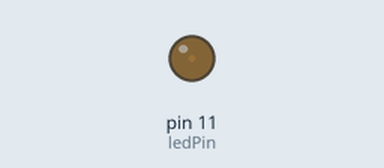
The sketch below on a simulated Arduino Uno, built with avr-gcc and run on an emulated ATmega328P. Shown: output pins drawn as LEDs (lit = HIGH).

Above: at 0.05 s.
At 0.95 s:
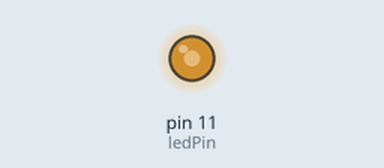
At 1.4 s:
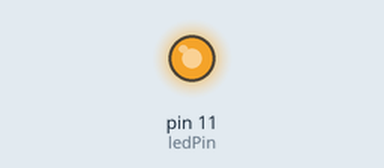
At 2.75 s:
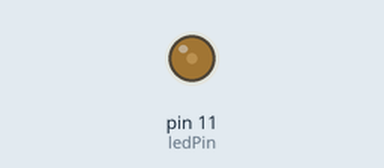
Timing chart, 0 to 7.0 s (numbered marks = the images above):
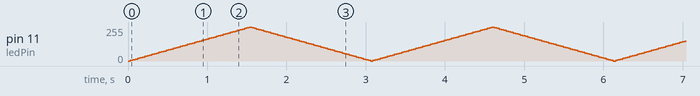

The sketch:

fade.ino
```cpp
// Declaring the variables
int ledPin = 11;
int brightness = 0;
int fadeAmount = 5;

void setup() {
  // Declaring pin 9 as output
  pinMode(ledPin, OUTPUT);


}

void loop() {
  // Indicates LED brightness on pin 9 using PWM
  analogWrite(ledPin, brightness);

  // Change brightness with each loop iteration
  brightness = brightness + fadeAmount;

  // Invert the fade
  if (brightness <= 0 || brightness >= 255){
    fadeAmount = -fadeAmount;
  }
  // Wait 30 milliseconds
  delay(30);

}
```
